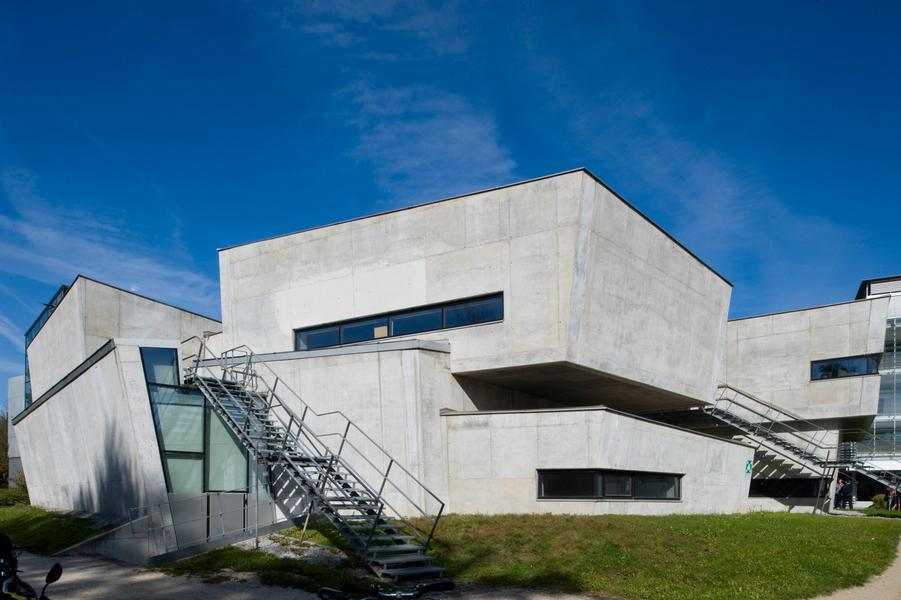
#> input picture imaging/thi.jpg, 901 x 600 px, found by its file name
$ jupyter execute skimage_edge_basis.ipynb
#> lines starting #> are read from the running program, lines starting #| are printed output that depends on the picture
[cell 1]
import sys
colab = False

if "google.colab" in sys.modules:
    # Use Colab/Jupyter magic for installation
    colab = True
    %pip install -q scikit-image

import skimage as ski
import numpy as np

if colab:
    img = ski.io.imread("https://raw.githubusercontent.com/LOMA-AImotion/pdl_ss26/main/imaging/thi.jpg")
else:
    img = ski.io.imread("thi.JPG")
#> img is the input picture: shape (600, 901, 3); mean R, G, B 83.2, 116.7, 139.6

print("Number of dimensions:", img.ndim)
#| Number of dimensions: 3
print("Shape:", img.shape)
#| Shape: (600, 901, 3)
print("Data type:", type(img))
#| Data type: <class 'numpy.ndarray'>

import matplotlib.pyplot as plt

plt.imshow(img)
plt.axis('off')
plt.show()

[cell 2]
gray = ski.color.rgb2gray(img)
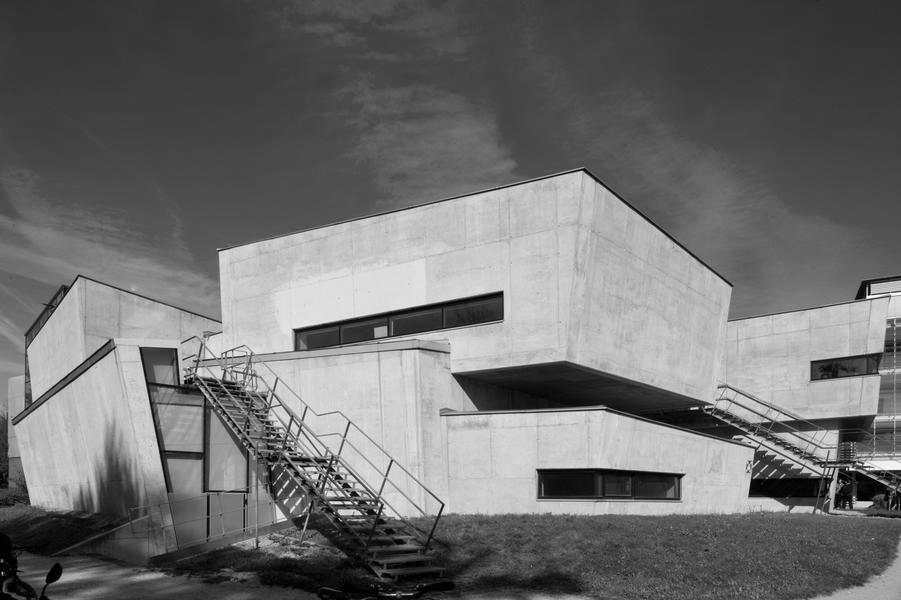
#> gray: shape (600, 901) float64; min 0, max 1, mean 0.436
edges = ski.filters.sobel(gray)
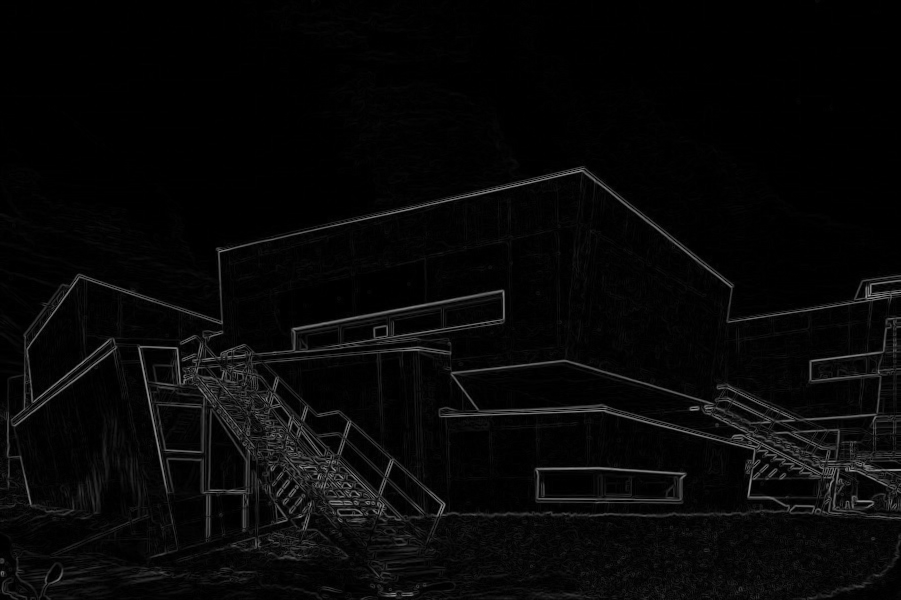
#> edges: shape (600, 901) float64; min 0, max 0.618, mean 0.0308

fig, ax = plt.subplots(1, 2, figsize=(12, 6))

ax[0].imshow(img)
ax[0].set_title("Original")
ax[0].axis("off")

ax[1].imshow(edges, cmap="gray")
ax[1].set_title("Sobel Edges")
ax[1].axis("off")

plt.tight_layout()
plt.show()
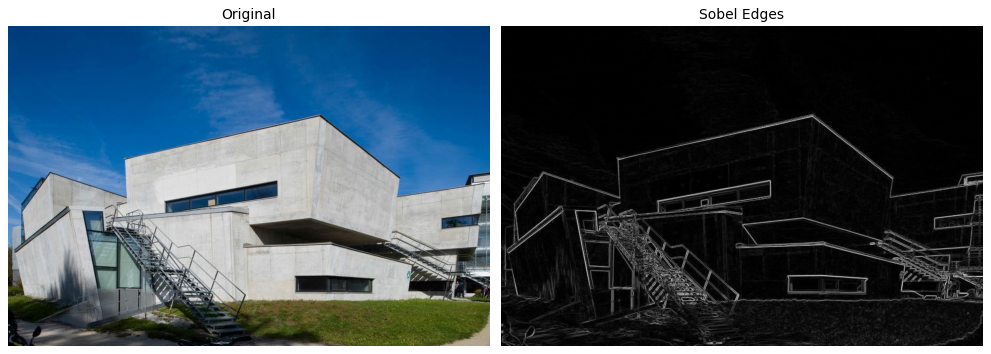
#> figure drawn by matplotlib, 2 panels
